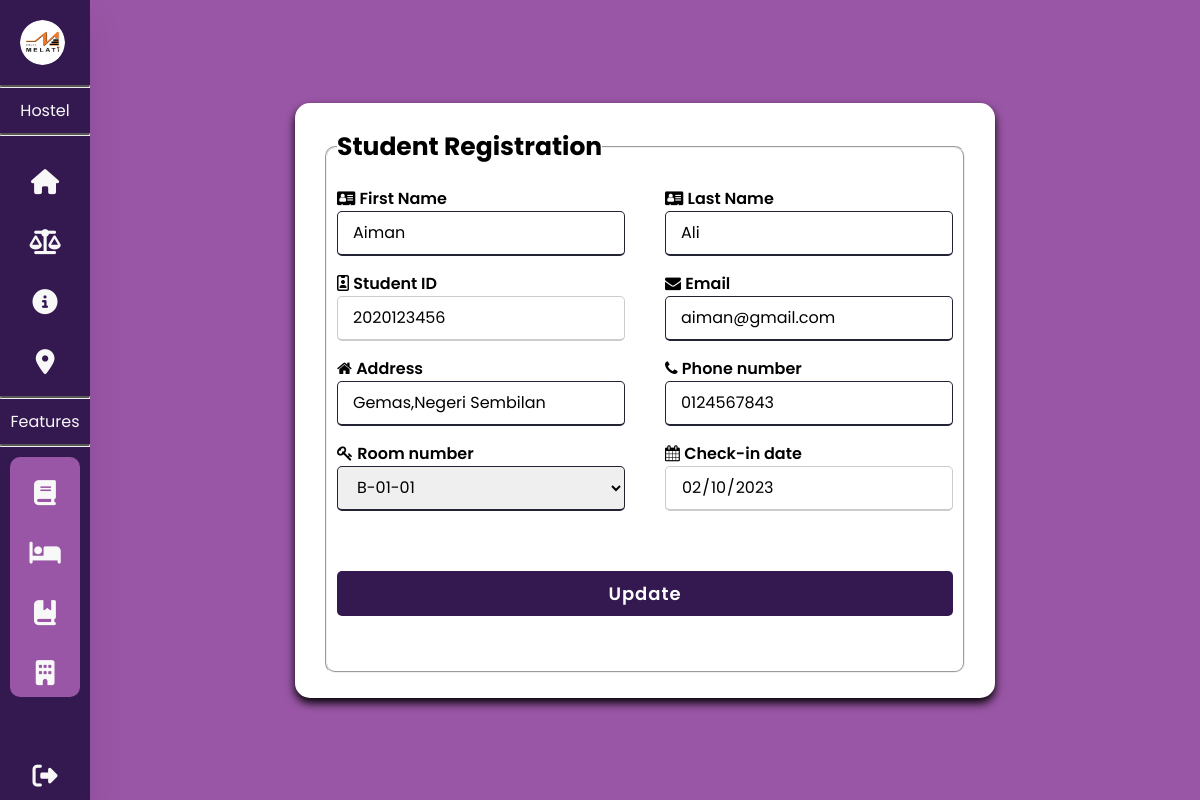
The page /Staff/EditStudent.php?studID=2020123456 on the database its author committed.
### tables this page shows
CREATE TABLE `register` (
  `regisID` int(10) NOT NULL,
  `regisDate` varchar(50) NOT NULL,
  `staffID` varchar(10) NOT NULL,
  `studID` varchar(10) NOT NULL,
  `roomID` varchar(10) NOT NULL
);

CREATE TABLE `student` (
  `studID` varchar(10) NOT NULL,
  `studFname` varchar(50) NOT NULL,
  `studLname` varchar(50) NOT NULL,
  `studEmail` varchar(50) NOT NULL,
  `studPassword` varchar(50) NOT NULL,
  `studAddr` varchar(50) NOT NULL,
  `studPhoneNum` varchar(15) NOT NULL
);

### Staff/EditStudent.php (the view, shortened to what this page needs)
<!DOCTYPE html>
<html>
<head>
    <link rel="stylesheet" href="StyleRR.css">
    <link rel="stylesheet" href="https://cdnjs.cloudflare.com/ajax/libs/font-awesome/4.7.0/css/font-awesome.min.css">
    <?php
        include("../Dbconn.php");
    ?>
</head>
<body>
    <nav>
        <ul>
            <li>
                <a href="Home.php" class="logo">
                    <img src="/Melati HRS/images/Melati Round.png" alt="melati logo"><br>
                    <span class="nav-item"> Melati HRS </span>
                </a>
            </li>
            <hr>
            <p class="title"> Hostel </p>
            <hr>
            <li>
                <a href="Home.php" class="menu-list">
                    <i class="fas fa-solid fa-house"></i>
                </a>
            </li>
            <li>
                <a href="Rule.php" class="menu-list">
                    <i class="fas fa-balance-scale"></i>
                </a>
            </li>
            <li>
                <a href="About.php" class="menu-list">
                    <i class="fas fa-solid fa-circle-info"></i>
                </a>
            </li>
            <li>
                <a href="Contact.php" class="menu-list">
                    <i class=" fas fa-solid fa-location-dot"></i>
                </a>
            </li>
            <hr>
            <p class="title"> Features </p>
            <hr>
            <div class="box">
                <li>
                    <a href="Student.php" class="menu-list">
                        <i class="fas fa-solid fa-book"></i>
                    </a>
                </li>
                <li>
                    <a href="StudentRegister.php" class="menu-list">
                        <i class="fas fa-solid fa-bed"></i>
                    </a>
                </li>
                <li>
                    <a href="Room.php" class="menu-list">
                        <i class="fas fa-solid fa-book-bookmark"></i>
                    </a>
                </li>
                <li>
                    <a href="RoomAdd.php" class="menu-list">
                        <i class="fas fa-solid fa-building"></i>
                    </a>
                </li>
            </div>
            <li>
                <a onclick="out()" href="/Melati HRS/Logout.php" class="menu-list logout">
                    <i class="fas fa-sign-out-alt"></i>
                </a>
            </li>
        </ul>
    </nav>
    <div class="contentBox">
        <?php
            if (isset($_GET['studID'])) {
                $stud_id = $_GET['studID'];
                $sql = "SELECT *
                        FROM student
                        JOIN register ON student.studID = register.studID
                        JOIN room ON register.roomID = room.roomID
                        WHERE student.studID = '" .$stud_id. "'";
                $query = mysqli_query($connection, $sql) or die("Query Fail");
                $data = mysqli_fetch_array($query);
        ?>
        <div class="container">
            <fieldset>
                <legend>
                    Student Registration
                </legend>
                <form action="EditStudentProcess.php" method="POST">
                    <div class="user-details">
                        <div class="input-box">
                            <i class="fa fa-address-card"></i>
                            <span class="details">First Name</span>
                            <input type="text"
                                   placeholder="Enter student first name"
                                   name="firstName"
                                   required
                                   value="<?php echo $data["studFname"]; ?>">
                        </div>
                        <div class="input-box">
                            <i class="fa fa-address-card"></i>
                            <span class="details">Last Name</span>
                            <input type="text"
                                   placeholder="Enter student last name"
                                   name="lastName"
                                   required
                                   value="<?php echo $data["studLname"]; ?>">
                        </div>
                        <div class="input-box">
                            <i class="fa fa-solid fa-id-badge"></i>
                            <span class="details">Student ID</span>
                            <input type="text"
                                   placeholder="Enter student ID"
                                   name="studID"
                                   required
                                   value="<?php echo $data["studID"]; ?>"
                                   readonly>
                        </div>
                        <div class="input-box">
                            <i class="fa fa-envelope"></i>
                            <span class="details">Email</span>
                            <input type="text"
                                   placeholder="Enter student educational email"
                                   name="email"
                                   required
                                   value="<?php echo $data["studEmail"]; ?>">
                        </div>
                        <div class="input-box">
                            <i class="fa fa-home"></i>
                            <span class="details">Address</span>
                            <input type="text"
                                   placeholder="Enter student Address"
                                   name="address"
                                   required
                                   value="<?php echo $data["studAddr"]; ?>">
                        </div>
                        <div class="input-box">
                            <i class="fa fa-phone"></i>
                            <span class="details">Phone number</span>
                            <input type="text"
                                   placeholder="Enter student phone number"
                                   name="phoneNum"
                                   required
                                   value="<?php echo $data["studPhoneNum"]; ?>">
                        </div>
                        <div class="input-box">
                            <i class="fa fa-key"></i>
                            <span class="details">Room number</span><br>
                            <select name="roomNum" required>
                                <?php
                                    $sql = "SELECT * FROM ROOM";
                                    $query = mysqli_query($connection, $sql);
                                    while ($row = mysqli_fetch_array($query)) {
                                ?>
                                    <option value="<?php echo $row["roomID"]; ?>"
                                        <?php
                                            if ($data["roomID"] == $row["roomID"]) {
                                                echo "selected";
                                            }
                                        ?>
                                        >
                                        <?php
                                            echo $row["roomID"];
                                        ?>
                                    </option>
                                <?php
                                    }
                                ?>
                            </select>
                        </div>
                        <div class="input-box">
                            <i class="fa fa-calendar"></i>
                            <span class="details">Check-in date</span>
                            <input type="date"
                                   name="checkIn"
                                   required
                                   value="<?php echo $data["regisDate"]; ?>"
                                   readonly>
                        </div>
                    </div>
                    <div class="button">
                        <input type="submit" value="Update" name="editStud" id="editStud">
                    </div>
                </form>
            </fieldset>
        </div>
        <?php
            } else {
                echo "<meta http-equiv=\"refresh\" content=\"2;URL=Student.php\"/>";
            }
        ?>
    </div>
</body>
</html>

### Staff/StyleRR.css (style rules this page uses)
* { margin: 0; padding: 0; box-sizing: border-box; font-family: 'Poppins', sans-serif; text-decoration: none; }
body { display: flex; height: 100vh; justify-content: center; align-items: center; padding: 10px; background: #9a56a6; }
nav { position: fixed; top: 0px; bottom: 0px; left: 0px; height: 100%; width: 90px; overflow: hidden; transition: width 0.2s linear; background: #341950; box-shadow: 0 20px 35px rgba(0, 0, 0, 0.1); }
.logo { text-align: center; display: flex; transition: all 0.5s ease; margin: 10px 0 0 10px; }
.logo img { width: 45px; height: 45px; border-radius: 50%; }
.logo span { font-weight: bold; padding-left: 15px; font-size: 36px; text-transform: uppercase; }
hr { margin: 10px auto; padding: 0px; border-top: 2px solid #585858; }
.title { color: #F8F8F8; text-align: center; margin-top: 10px; }
a { color: #F8F8F8; position: relative; font-size: 10px; display: table; width: 300px; padding: 10px; }
.fas, .fab { position: relative; width: 70px; height: 40px; top: 14px; font-size: 25px; text-align: center; }
nav .nav-item { font-size: 14px; position: relative; top: 12px; margin-left: 10px; }
.logout { position: absolute; bottom: 0; }
.box { background: #9a56a6; margin: 10px; padding: 0px; border-radius: 10px; }
.box a { padding: 10px 0 10px 0; }
.contentBox { margin: 0px; padding: 20px 20px 20px 110px; }
.container { max-width: 700px; width: 100%; background: #fff; padding: 25px 30px; margin: 0; box-shadow: 0 5px 10px rgba(0,0,0,2); border-radius: 15px; }
.container fieldset { border-radius: 10px; padding: 10px 10px; }
.container legend { font-size: 25px; font-weight: 700; }
.container form .user-details { display: flex; flex-wrap: wrap; justify-content: space-between; margin: 10px 0 4px 0; }
form .user-details .input-box { margin-bottom: 15px; width: calc(100% / 2 - 20px); }
.user-details .input-box .details { font-weight: 600; margin-bottom: 5px; }
.user-details .input-box input { height: 45px; width: 100%; outline: none; border-radius: 5px; border: 1px solid #ccc; padding-left: 15px; font-size: 16px; border-bottom-width: 2px; transition: all 0.3s ease; }
.user-details .input-box input:focus, .user-details .input-box input:valid { border-color: #222433; }
.user-details .input-box select { height: 45px; width: 100%; outline: none; border-radius: 5px; border: 1px solid #ccc; padding-left: 15px; font-size: 16px; border-bottom-width: 2px; transition: all 0.3s ease; }
.user-details .input-box select:focus, .user-details .input-box select:valid { border-color: #222433; }
form .button { height: 45px; margin: 45px 0; }
form .button input { height: 100%; width: 100%; outline: none; color: #fff; border: none; font-size: 18px; font-weight: 600; border-radius: 5px; letter-spacing: 1px; background: #341950; }

### rows shown on the page
register: firstName "Aiman", lastName "Ali", studID "2020123456", email "aiman@gmail.com", address "Gemas,Negeri Sembilan", phoneNum "0124567843", checkIn "02/10/2023"

### other values the page prints
form field roomNum "B-01-01"
